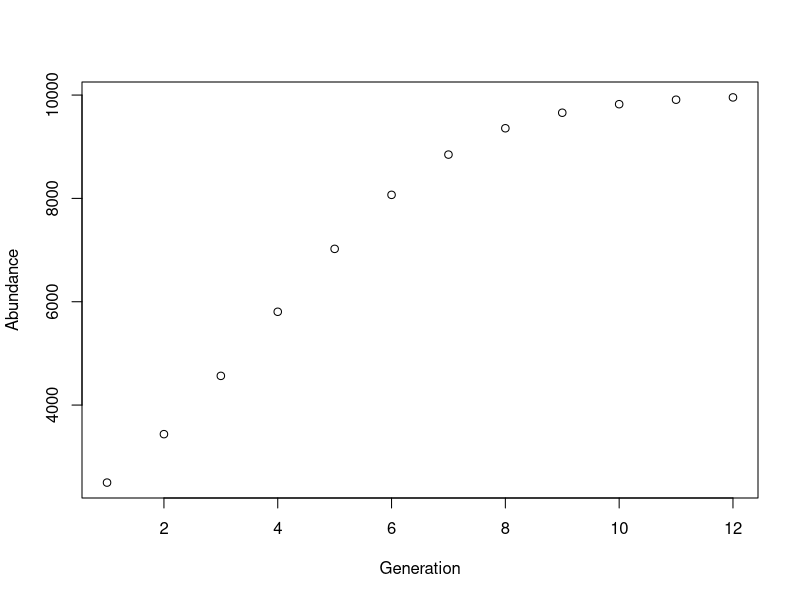

Source code (R):
growthModel <- function(r,K,a) { #Turn the logistic growth model code into a function
  Abundance <<- rep(0,12) #Creat a vector to store abundance data
  Abundance[1] <<- a # Set the initial population size
  Generation <<- seq (1,12) # Creat a vector to store time spots
  for (i in 2:12) { #Use loop to calculate population sizes 
    Abundance[i] <<- Abundance[i-1] + (r * Abundance[i-1] * (K - Abundance[i-1])/K)
  }
  Data <<- data.frame(Generation, Abundance)
  colnames(Data) <<- c("generations","abundance")
  png(filename="growthModelPlot.png") # Save the plot
  plot(Generation, Abundance) # Plot data
  dev.off()
  return(Data)
}

growthModel(0.5,10000,2500) # test function
write.csv(Data,file="growthModelData.csv") # Wirite data to a file